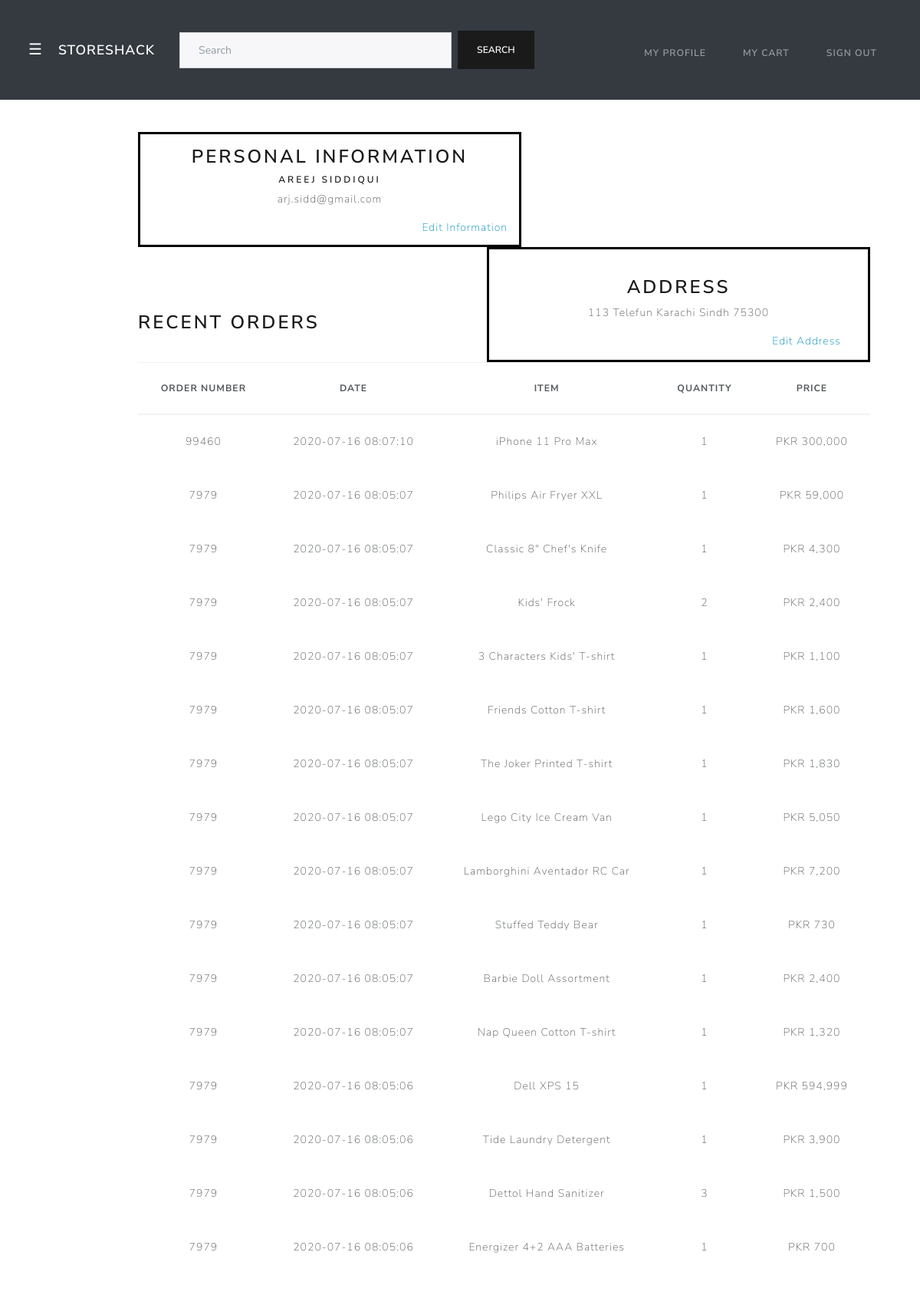
The app's page /my_profile (signed in) with its own data.
### tables this page shows
CREATE TABLE "users" (
	"user_id"	INTEGER NOT NULL,
	"first_name"	TEXT NOT NULL,
	"last_name"	TEXT NOT NULL,
	"username"	TEXT NOT NULL,
	"email"	TEXT NOT NULL,
	"password"	TEXT NOT NULL,
	PRIMARY KEY("user_id" AUTOINCREMENT)
);

CREATE TABLE 'checkout' ('user_id' integer NOT NULL, 'full_name' text NOT NULL, 'email' text NOT NULL,'phone_number' integer NOT NULL,'address' text NOT NULL, 'province' text,'zip_code' integer, 'payment_method' text NOT NULL, 'city' text);

CREATE TABLE 'transactions' ('user_id' integer NOT NULL, 'name' text NOT NULL, 'price' integer NOT NULL, 'quantity' integer NOT NULL, 'time'  timestamp DEFAULT CURRENT_TIMESTAMP  , 'order_id' INTEGER);

### application.py (the view)
@app.route("/my_profile", methods=["GET", "POST"])
@login_required
def my_profile():
    if request.method == "POST":
        search = request.form.get("search")
        return search_results(search)
    else:
        rows = db.execute("SELECT * FROM users WHERE user_id = :user_id",
                          user_id = session["user_id"])
        addresses = db.execute("SELECT * FROM checkout WHERE user_id = :user_id", user_id = session["user_id"])
        first_name = rows[0]["first_name"]
        last_name = rows[0]["last_name"]
        email = rows[0]["email"]
        no_items = False
        orders = db.execute("SELECT * FROM transactions WHERE user_id = :user_id ORDER BY time DESC ", user_id = session["user_id"])
        if len(orders) == 0:
            no_items = True
        return render_template("my_profile.html", no_items=no_items, rows = rows, orders = orders, first_name = first_name, last_name = last_name, email = email, addresses = addresses)

### application.py (called while the page is built)
@app.after_request
def after_request(response):
    response.headers["Cache-Control"] = "no-cache, no-store, must-revalidate"
    response.headers["Expires"] = 0
    response.headers["Pragma"] = "no-cache"
    return response

### helpers.py (called while the page is built)
def login_required(f):
    @wraps(f)
    def decorated_function(*args, **kwargs):
        if session.get("user_id") is None:
            return redirect("/login")
        return f(*args, **kwargs)
    return decorated_function

def pkr(value):
    return f"PKR {value:,.0f}"

### templates/my_profile.html (shortened to what this page needs)
{% extends "layout.html" %}
{% block main %}
<br>
<br>
<div class="personal">
    <h3>Personal Information</h3>
    <h6>{{first_name}} {{last_name}}</h6>
    <p>{{email}}</p>
    <a class="edit"href="/personal_information">Edit Information</a>
</div>
{% for address in addresses %}
<div class="address">
    <h3>Address</h3>
    <p>{{address.address}} {{address.city}} {{address.province}} {{address.zip_code}}</p>
    <a class="edit"href="/address">Edit Address</a>
</div>
{% endfor %}
<br>
<br>
<br>
<br>
<br>
<br>
<br>
<br>
<br>
<br>
<br>
{% if no_items == False %}
<h3>Recent Orders</h3>
<table class="table table-hover" id="my_profile">
  <thead>
    <tr>
      <th scope="col" class="center">Order Number</th>
      <th scope="col" class="center">Date</th>
      <th scope="col" class="center">Item</th>
      <th scope="col" class="center">Quantity</th>
      <th scope="col" class="center">Price</th>
    </tr>
  </thead>
  <tbody>
    {% for order in orders %}
      <tr class="table-secondary" id="my_profile">
        <td class="center" style="vertical-align: middle;">{{order.order_id}}</td>
        <td class="center" style="vertical-align: middle;">{{order.time}}</td>
        <td class="center" style="vertical-align: middle;">{{order.name}}</td>
        <td class="center" style="vertical-align: middle;">{{order.quantity}}</td>
        <td class="center" style="vertical-align: middle;">{{(order.price * order.quantity) | pkr}}</td>
      </tr>
    {% endfor %}
  </tbody>
  </table>
  <br>
{% else %}
<h1>No Orders</h1>
{% endif %}
{% endblock %}

### templates/layout.html (shortened to what this page needs)
<!DOCTYPE html>
<html lang="en">
    <head>
        <link rel="stylesheet" href="https://cdnjs.cloudflare.com/ajax/libs/font-awesome/4.7.0/css/font-awesome.min.css">
        <link href="https://bootswatch.com/4/lux/bootstrap.min.css" rel="stylesheet">
        <link href="https://bootswatch.com/4/lux/_bootswatch.scss" rel="stylesheet/scss">
        <link href="https://bootswatch.com/4/lux/_variables.scss" rel="stylesheet/scss">
        <link href="https://bootswatch.com/4/lux/bootstrap.css" rel="stylesheet">
        <link href="/static/styles.css" rel="stylesheet">
    </head>
    <body>
        <nav class="navbar navbar-expand-lg navbar-dark bg-dark">
            <div id="main">
                <button class="openbtn" onclick="openNav()">☰</button>
            </div>
            <a class="navbar-brand" href="/">STORESHACK</a>
            <div class="collapse navbar-collapse" id="navbarColor02">
                <form class="form-inline my-2 my-xs-0" method="Post">
                    <input type="text" class="form-control mr-sm-2" name="search" size=40 placeholder="Search" id="inputDefault">
                    <button class="btn btn-primary btn-xs my-2 my-sm-0" type="submit">Search</button>
                </form>
            </div>
            {% if session.user_id %}
               <ul class="navbar-nav ml-auto mt-2">
                    <li class="nav-item"><a class="nav-link" href="/my_profile">My Profile</a></li>
                    <li class="nav-item"><a class="nav-link" href="/cart">My Cart</a></li>
                    <li class="nav-item"><a class="nav-link" href="/logout">Sign Out</a></li>
                </ul>
            {% else %}
                <ul class="navbar-nav ml-auto mt-2">
                    <li class="nav-item"><a class="nav-link" href="/register">Register</a></li>
                    <li class="nav-item"><a class="nav-link" href="/login">Sign in</a></li>
                </ul>
            {% endif %}
        </nav>
        <main class="main" >
            {% block main %}
            {% endblock %}
        </main>
    </body>

### static/styles.css (style rules this page uses)
.openbtn { font-size: 20px; cursor: pointer; background-color: #343a40; color: white; padding: 10px 5px; border: none; }
#main { transition: margin-left .25s; padding: 16px; }
.main { margin-left: 180px; margin-right: 65px; }
.btn-primary { float:center; }
.center { text-align: center; }
.address { background-color: white; width: 500px; height: 150px; border: 3px solid; padding: 35px; border-color: black; float:right; text-align: center; }
.personal { background-color: white; width: 500px; border: 3px solid; padding: 15px; border-color: black; float:left; text-align: center; height: 150px; }
.edit { float: right; color: #008CBA; }

### records on screen
users: first_name "AREEJ", last_name "SIDDIQUI", email "arj.sidd@gmail.com"
checkout: address "113 Telefun", city "Karachi", province "Sindh", zip_code "75300"
transactions: order_id "99460", time "2020-07-16 08:07:10", name "iPhone 11 Pro Max", quantity "1", (order.price*order.quantity)|pkr "PKR 300,000"
transactions: order_id "7979", time "2020-07-16 08:05:07", name "Philips Air Fryer XXL", quantity "1", (order.price*order.quantity)|pkr "PKR 59,000"
transactions: order_id "7979", time "2020-07-16 08:05:07", name "Classic 8\" Chef's Knife", quantity "1", (order.price*order.quantity)|pkr "PKR 4,300"
transactions: order_id "7979", time "2020-07-16 08:05:07", name "Kids' Frock", quantity "2", (order.price*order.quantity)|pkr "PKR 2,400"
transactions: order_id "7979", time "2020-07-16 08:05:07", name "3 Characters Kids' T-shirt", quantity "1", (order.price*order.quantity)|pkr "PKR 1,100"
transactions: order_id "7979", time "2020-07-16 08:05:07", name "Friends Cotton T-shirt", quantity "1", (order.price*order.quantity)|pkr "PKR 1,600"
transactions: order_id "7979", time "2020-07-16 08:05:07", name "The Joker Printed T-shirt", quantity "1", (order.price*order.quantity)|pkr "PKR 1,830"
transactions: order_id "7979", time "2020-07-16 08:05:07", name "Lego City Ice Cream Van", quantity "1", (order.price*order.quantity)|pkr "PKR 5,050"
transactions: order_id "7979", time "2020-07-16 08:05:07", name "Lamborghini Aventador RC Car", quantity "1", (order.price*order.quantity)|pkr "PKR 7,200"
transactions: order_id "7979", time "2020-07-16 08:05:07", name "Stuffed Teddy Bear", quantity "1", (order.price*order.quantity)|pkr "PKR 730"
transactions: order_id "7979", time "2020-07-16 08:05:07", name "Barbie Doll Assortment", quantity "1", (order.price*order.quantity)|pkr "PKR 2,400"
transactions: order_id "7979", time "2020-07-16 08:05:07", name "Nap Queen Cotton T-shirt", quantity "1", (order.price*order.quantity)|pkr "PKR 1,320"
transactions: order_id "7979", time "2020-07-16 08:05:06", name "Dell XPS 15", quantity "1", (order.price*order.quantity)|pkr "PKR 594,999"
transactions: order_id "7979", time "2020-07-16 08:05:06", name "Tide Laundry Detergent", quantity "1", (order.price*order.quantity)|pkr "PKR 3,900"
transactions: order_id "7979", time "2020-07-16 08:05:06", name "Dettol Hand Sanitizer", quantity "3", (order.price*order.quantity)|pkr "PKR 1,500"
transactions: order_id "7979", time "2020-07-16 08:05:06", name "Energizer 4+2 AAA Batteries", quantity "1", (order.price*order.quantity)|pkr "PKR 700"
